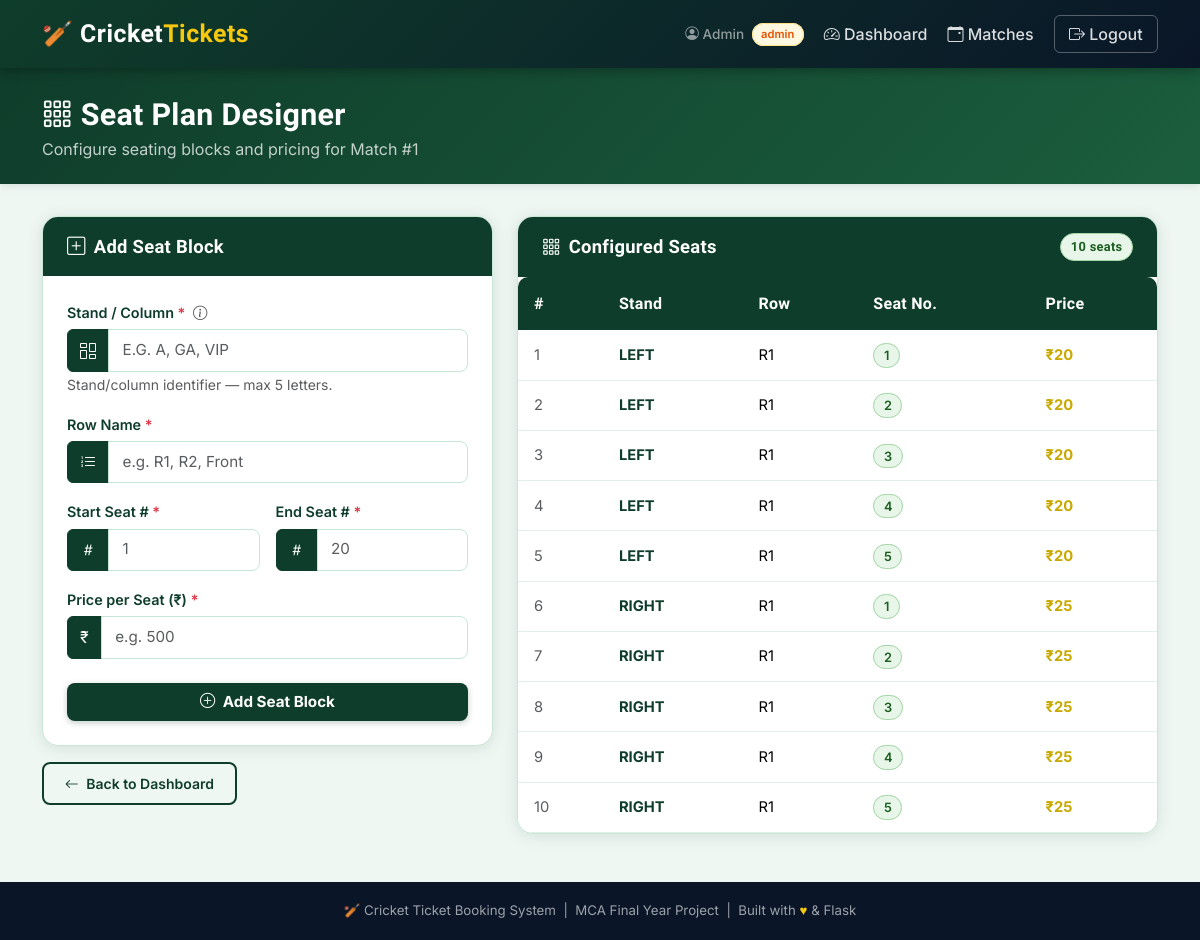
The app's page /seat_plan/1 (signed in) with its own data.
### models.py (models this page shows)
class User(UserMixin, db.Model):
    __tablename__ = "users"
    id = db.Column(db.Integer, primary_key=True)
    user_type = db.Column(db.String(20), nullable=False)  # audience/admin/verifystaff
    name = db.Column(db.String(100), nullable=False)
    email = db.Column(db.String(120), unique=True, nullable=False)
    mobile = db.Column(db.String(15), nullable=False)
    password_sha = db.Column(db.String(255), nullable=False)
    created_at = db.Column(db.DateTime, default=datetime.utcnow)

class SeatPlan(db.Model):
    __tablename__ = "seat_plans"
    id = db.Column(db.Integer, primary_key=True)
    match_id = db.Column(
        db.Integer,
        db.ForeignKey("matches.id"),
        nullable=False
    )
    column_name = db.Column(db.String(20), nullable=False)
    row_name = db.Column(db.String(20), nullable=False)
    seat_number = db.Column(db.Integer, nullable=False)
    seat_price = db.Column(db.Float, nullable=False)
    match = db.relationship("Match")
    __table_args__ = (
    db.UniqueConstraint(
        'match_id',
        'column_name',
        'row_name',
        'seat_number',
        name='unique_match_seat'
    ),
    )

### routes/admin.py (the view, shortened to what this page needs)
@admin_bp.route("/seat_plan/<int:match_id>", methods=["GET", "POST"])
@login_required
def seat_plan(match_id):
    if current_user.user_type != "admin":
        flash("Admin access required.")
        return redirect(url_for("auth.login"))
    match = Match.query.get_or_404(match_id)
    seats = SeatPlan.query.filter_by(match_id=match_id).order_by(
        SeatPlan.column_name, SeatPlan.row_name, SeatPlan.seat_number
    ).all()
    return render_template("seat_plan.html", seats=seats, match_id=match_id, match=match)

### app.py (called while the page is built)
@login_manager.user_loader
def load_user(user_id):
    return db.session.get(User, int(user_id))

### templates/seat_plan.html (shortened to what this page needs)
{% extends 'base.html' %}
{% block content %}
<div class="page-header">
  <div class="container">
    <h2><i class="bi bi-grid-3x3-gap me-2"></i>Seat Plan Designer</h2>
    <p>Configure seating blocks and pricing for Match #{{ match_id }}</p>
  </div>
</div>
<div class="container pb-5">
  <div class="row g-4">
    <div class="col-lg-5">
      <div class="cb-card">
        <div class="cb-card-header">
          <i class="bi bi-plus-square me-2"></i>Add Seat Block
        </div>
        <div class="cb-card-body">
          <form id="seatForm" method="POST" novalidate>
            <div class="mb-3">
              <label class="form-label" for="column_name">
                Stand / Column <span class="text-danger">*</span>
                <i class="bi bi-info-circle text-muted ms-1" data-bs-toggle="tooltip"
                   title="Stand code, e.g. A, B, GA, VIP (1–5 capital letters)"></i>
              </label>
              <div class="input-group">
                <span class="input-group-text"><i class="bi bi-columns-gap"></i></span>
                <input type="text" id="column_name" name="column_name"
                       class="form-control text-uppercase"
                       placeholder="e.g. A, GA, VIP"
                       maxlength="5" required>
              </div>
              <small class="text-muted">Stand/column identifier — max 5 letters.</small>
            </div>
            <div class="mb-3">
              <label class="form-label" for="row_name">Row Name <span class="text-danger">*</span></label>
              <div class="input-group">
                <span class="input-group-text"><i class="bi bi-list-ol"></i></span>
                <input type="text" id="row_name" name="row_name"
                       class="form-control"
                       placeholder="e.g. R1, R2, Front"
                       maxlength="20" required>
              </div>
            </div>
            <div class="row g-3 mb-3">
              <div class="col-6">
                <label class="form-label" for="start_seat">Start Seat # <span class="text-danger">*</span></label>
                <div class="input-group">
                  <span class="input-group-text"><i class="bi bi-hash"></i></span>
                  <input type="number" id="start_seat" name="start_seat"
                         class="form-control" placeholder="1"
                         min="1" required>
                </div>
              </div>
              <div class="col-6">
                <label class="form-label" for="end_seat">End Seat # <span class="text-danger">*</span></label>
                <div class="input-group">
                  <span class="input-group-text"><i class="bi bi-hash"></i></span>
                  <input type="number" id="end_seat" name="end_seat"
                         class="form-control" placeholder="20"
                         min="1" required>
                </div>
              </div>
            </div>
            <div class="mb-4">
              <label class="form-label" for="seat_price">Price per Seat (₹) <span class="text-danger">*</span></label>
              <div class="input-group">
                <span class="input-group-text">₹</span>
                <input type="number" id="seat_price" name="seat_price"
                       class="form-control" placeholder="e.g. 500"
                       step="0.01" min="1" required>
              </div>
            </div>
            <div class="d-grid">
              <button type="submit" class="btn btn-cricket py-2 fw-bold">
                <i class="bi bi-plus-circle me-1"></i> Add Seat Block
              </button>
            </div>
          </form>
        </div>
      </div>
      <div class="mt-3">
        <a href="/dash_admin" class="btn btn-outline-cricket btn-sm">
          <i class="bi bi-arrow-left me-1"></i> Back to Dashboard
        </a>
      </div>
    </div>
    <div class="col-lg-7">
      <div class="cb-card">
        <div class="cb-card-header d-flex justify-content-between align-items-center">
          <span><i class="bi bi-grid-3x3-gap me-2"></i>Configured Seats</span>
          <span class="cb-badge badge-active">{{ seats|length }} seats</span>
        </div>
        <div class="cb-card-body p-0">
          {% if seats %}
          <div class="table-responsive">
            <table class="table cb-table mb-0">
              <thead>
                <tr>
                  <th>#</th>
                  <th>Stand</th>
                  <th>Row</th>
                  <th>Seat No.</th>
                  <th>Price</th>
                </tr>
              </thead>
              <tbody>
                {% for seat in seats %}
                <tr>
                  <td class="text-muted">{{ seat.id }}</td>
                  <td><span class="fw-bold text-cricket">{{ seat.column_name }}</span></td>
                  <td>{{ seat.row_name }}</td>
                  <td>
                    <span class="cb-badge badge-active">{{ seat.seat_number }}</span>
                  </td>
                  <td>
                    <span class="fw-bold" style="color:var(--cb-gold-dark);">₹{{ "%.0f"|format(seat.seat_price) }}</span>
                  </td>
                </tr>
                {% endfor %}
              </tbody>
            </table>
          </div>
          {% else %}
          <div class="text-center py-5 text-muted">
            <i class="bi bi-grid" style="font-size:2.5rem;"></i>
            <p class="mt-2">No seats configured yet. Add a seat block using the form.</p>
          </div>
          {% endif %}
        </div>
      </div>
    </div>
  </div>
</div>
{% endblock %}

### templates/base.html (shortened to what this page needs)
<!DOCTYPE html>
<html lang="en">
<head>
  <link rel="stylesheet" href="https://cdn.jsdelivr.net/npm/bootstrap@5.3.2/dist/css/bootstrap.min.css">
  <link rel="stylesheet" href="https://cdn.jsdelivr.net/npm/bootstrap-icons@1.11.3/font/bootstrap-icons.min.css">
  <link rel="stylesheet" href="{{ url_for('static', filename='css/style.css') }}">
</head>
<body>
<nav class="navbar navbar-expand-lg navbar-cricket">
  <div class="container">
    <a class="navbar-brand" href="/">
      🏏 Cricket<span>Tickets</span>
    </a>
    <div class="collapse navbar-collapse" id="navMenu">
      <ul class="navbar-nav ms-auto align-items-lg-center gap-lg-1">
        {% if current_user.is_authenticated %}
          <li class="nav-item">
            <span class="nav-link" style="color:rgba(255,255,255,.55)!important; font-size:.85rem;">
              <i class="bi bi-person-circle"></i> {{ current_user.name }}
              <span class="cb-badge badge-upcoming ms-1" style="font-size:.7rem;">{{ current_user.user_type }}</span>
            </span>
          </li>
          {% if current_user.user_type == 'admin' %}
            <li class="nav-item"><a class="nav-link" href="/dash_admin"><i class="bi bi-speedometer2"></i> Dashboard</a></li>
            <li class="nav-item"><a class="nav-link" href="/matches"><i class="bi bi-calendar-event"></i> Matches</a></li>
          {% elif current_user.user_type == 'audience' %}
            <li class="nav-item"><a class="nav-link" href="/dash_user"><i class="bi bi-house"></i> Home</a></li>
            <li class="nav-item"><a class="nav-link" href="/my_tickets"><i class="bi bi-ticket-perforated"></i> My Tickets</a></li>
          {% elif current_user.user_type == 'verifystaff' %}
            <li class="nav-item"><a class="nav-link" href="/dash_verify"><i class="bi bi-shield-check"></i> Dashboard</a></li>
            <li class="nav-item"><a class="nav-link" href="/verify_ticket"><i class="bi bi-qr-code-scan"></i> Scan QR</a></li>
          {% endif %}
          <li class="nav-item ms-lg-2">
            <a class="nav-link" href="/logout" style="border:1px solid rgba(255,255,255,.3);border-radius:6px;padding:.35rem .9rem!important;">
              <i class="bi bi-box-arrow-right"></i> Logout
            </a>
          </li>
        {% endif %}
      </ul>
    </div>
  </div>
</nav>
<main>
{% block content %}{% endblock %}
</main>
<footer class="site-footer">
  <span>🏏</span> Cricket Ticket Booking System &nbsp;|&nbsp;
  MCA Final Year Project &nbsp;|&nbsp; Built with <span>♥</span> &amp; Flask
</footer>
</body>
</html>

### static/css/style.css (style rules this page uses)
:root { --cb-green: #0F3D2B; --cb-green-mid: #1B5E3D; --cb-green-light: #4CAF7D; --cb-gold: #F6C90E; --cb-gold-dark: #C9A800; --cb-dark: #0A1628; --cb-light: #EFF7F3; --cb-border: #C8E6D6; --cb-shadow: rgba(15,61,43,0.12); --cb-radius: 10px; --cb-radius-lg: 16px; }
body { font-family: 'Inter', sans-serif; background: var(--cb-light); color: #1a2e22; min-height: 100vh; display: flex; flex-direction: column; }
h1,h2,h3,h4,h5,.display-heading { font-family: 'Rajdhani', sans-serif; font-weight: 700; letter-spacing: 0.3px; }
main { flex: 1; }
.navbar-cricket { background: linear-gradient(135deg, var(--cb-green) 0%, var(--cb-dark) 100%); box-shadow: 0 2px 12px rgba(0,0,0,0.35); padding: 0.65rem 1rem; }
.navbar-cricket .navbar-brand { font-family: 'Rajdhani', sans-serif; font-size: 1.55rem; font-weight: 700; color: #fff !important; letter-spacing: 0.5px; }
.navbar-cricket .navbar-brand span { color: var(--cb-gold); }
.navbar-cricket .nav-link { color: rgba(255,255,255,0.85) !important; font-weight: 500; transition: color 0.2s; padding: 0.45rem 0.9rem; border-radius: 6px; }
.page-header { background: linear-gradient(135deg, var(--cb-green) 0%, var(--cb-green-mid) 100%); color: #fff; padding: 1.8rem 0 1.4rem; margin-bottom: 2rem; box-shadow: 0 2px 8px var(--cb-shadow); }
.page-header h2 { font-size: 1.9rem; margin: 0; color: #fff; }
.page-header p { color: rgba(255,255,255,0.75); margin: 0.25rem 0 0; }
.cb-card { background: #fff; border-radius: var(--cb-radius-lg); box-shadow: 0 2px 16px var(--cb-shadow); border: 1px solid var(--cb-border); overflow: hidden; }
.cb-card-header { background: var(--cb-green); color: #fff; padding: 1rem 1.5rem; font-family: 'Rajdhani', sans-serif; font-size: 1.15rem; font-weight: 700; letter-spacing: 0.3px; }
.cb-card-body { padding: 1.5rem; }
.cb-table { border-radius: var(--cb-radius); overflow: hidden; box-shadow: 0 2px 8px var(--cb-shadow); font-size: .92rem; }
.cb-table thead th { background: var(--cb-green); color: #fff; font-family: 'Rajdhani', sans-serif; font-size: 1rem; font-weight: 600; letter-spacing: 0.3px; border: none; padding: 0.9rem 1rem; }
.cb-table tbody td { padding: 0.85rem 1rem; vertical-align: middle; border-color: #e3f0e9; }
.form-label { font-weight: 600; color: var(--cb-green); font-size: .9rem; margin-bottom: .35rem; }
.form-control, .form-select { border: 1.5px solid var(--cb-border); border-radius: 8px; padding: .55rem .85rem; font-size: .95rem; transition: border-color .2s, box-shadow .2s; }
.input-group-text { background: var(--cb-green); color: #fff; border-color: var(--cb-green); }
.btn-cricket { background: var(--cb-green); color: #fff; border: none; border-radius: 8px; font-weight: 600; padding: .6rem 1.4rem; font-size: .95rem; transition: background 0.2s, transform 0.15s, box-shadow 0.2s; box-shadow: 0 2px 6px rgba(15,61,43,0.25); }
.btn-outline-cricket { border: 2px solid var(--cb-green); color: var(--cb-green); border-radius: 8px; font-weight: 600; background: transparent; padding: .55rem 1.3rem; transition: all .2s; }
.badge-active { background:#e8f5e9; color:#1b5e20; border:1px solid #a5d6a7; }
.badge-upcoming { background:#fff8e1; color:#e65100; border:1px solid #ffe082; }
.cb-badge { padding: .3em .75em; border-radius: 20px; font-size: .8rem; font-weight: 600; }
.site-footer { background: var(--cb-dark); color: rgba(255,255,255,.6); text-align: center; padding: 1.2rem; font-size: .83rem; margin-top: auto; }
.site-footer span { color: var(--cb-gold); }
.text-cricket { color: var(--cb-green) !important; }

### records on screen
User: name "Admin", user_type "admin"
SeatPlan: id "1", column_name "LEFT", row_name "R1", seat_number "1", seat_price "20"
SeatPlan: id "2", column_name "LEFT", row_name "R1", seat_number "2", seat_price "20"
SeatPlan: id "3", column_name "LEFT", row_name "R1", seat_number "3", seat_price "20"
SeatPlan: id "4", column_name "LEFT", row_name "R1", seat_number "4", seat_price "20"
SeatPlan: id "5", column_name "LEFT", row_name "R1", seat_number "5", seat_price "20"
SeatPlan: id "6", column_name "RIGHT", row_name "R1", seat_number "1", seat_price "25"
SeatPlan: id "7", column_name "RIGHT", row_name "R1", seat_number "2", seat_price "25"
SeatPlan: id "8", column_name "RIGHT", row_name "R1", seat_number "3", seat_price "25"
SeatPlan: id "9", column_name "RIGHT", row_name "R1", seat_number "4", seat_price "25"
SeatPlan: id "10", column_name "RIGHT", row_name "R1", seat_number "5", seat_price "25"

### other values on screen
{{ match_id }} "1"
{{ seats|length }} "10"
